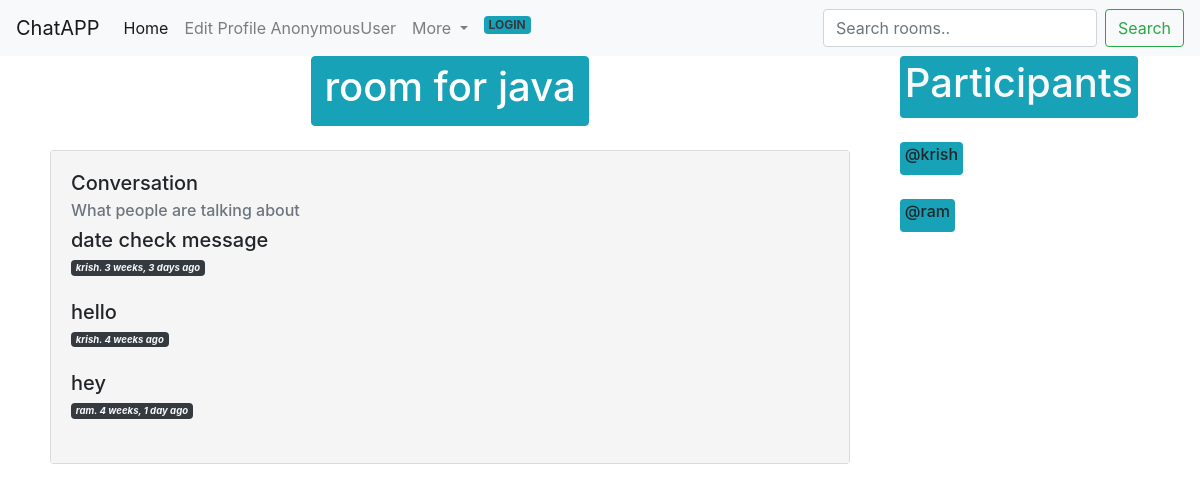
Page /room/2/ on the committed database.
### base/models.py (models this page shows, shortened)
class Room(models.Model):
    topic = models.ForeignKey(Topic , on_delete=models.SET_NULL , null=True) #topic can have many rooms but 1 room can only contain 1 topic
    name = models.CharField(max_length=250)
    description = models.TextField(null=True , blank=True)
    updated =models.DateTimeField(auto_now=True)
    created = models.DateTimeField(auto_now_add=True)
    host = models.ForeignKey(User,on_delete=models.SET_NULL , null=True )
    participants = models.ManyToManyField(User,related_name='participants' , blank=True)
    class Meta:
        ordering = ['-updated' , '-created']

class Message(models.Model):
    user =models.ForeignKey(User , on_delete=models.CASCADE) #user can create many ,essage but message is created by 1 user
    room = models.ForeignKey(Room , on_delete=models.CASCADE) #room can have many message but message can be inside 1 room
    body =models.TextField(null = True)
    updated =models.DateTimeField(auto_now=True)
    created = models.DateTimeField(auto_now_add=True)
    class Meta:
        ordering = ['-updated' , '-created']

### base/views.py (the view, shortened to what this page needs)
# urls.py: path('room/<str:pk>/', views.room, name='room'),
def room(request,pk):
    room = Room.objects.get(id=pk)
    message = room.message_set.all()  #gets every message related to the room
    participants = room.participants.all()
    context = {'rooms':room , 'messages':message , 'participants':participants}
    return render(request , 'base/room.html' , context )

### base/templates/base/room.html (shortened to what this page needs)
{% include 'base/nav.html' %}
{% block content %}
<div class="roomcontainer">
  <div>
    <div class="d-flex justify-content-center">
      <button class="btn btn-info" type="button" data-bs-toggle="collapse" data-bs-target="#collapseExample" aria-expanded="false" aria-controls="collapseExample">
        <h1>{{rooms.name}}</h1>
      </button>
    </div>
        <br>
    <div class="card mx-auto bg-light" style="width: 50rem;">
      <div class="card-body">
        <h5 class="card-title"> Conversation </h5>
        <h6 class="card-subtitle mb-2 text-muted">What people are talking about </h6>
        {% for message in messages %}
          <div>
            <h5> {{message.body }} </h5>
            <span class="badge rounded-pill bg-dark text-light"><small><b><i>  {{message.user}}. {{message.created|timesince}} ago </b> </i></small></span>
            <br>
            <br>
          </div>
        {% endfor %}
      </div>
    </div>
  </div>
  <div >
    <span class="badge rounded-pill bg-info text-light"> <h1> Participants </h1></span>
    <br>
    <br>
    {% for participants in participants %}
      <span class="badge rounded-pill bg-info"> <h6>@{{participants.username}} </h6> </span>
    <br>
    <br>
    {% endfor %}
  </div>
</div>
{%  endblock %}

### base/templates/base/room.html (style rules this page uses)
.roomcontainer { display: grid; grid-template-columns: 3fr 1fr; }
.card-body { background-color: whitesmoke; }

### rows in the picture
Room: name "room for java"
Message: body "date check message", user "krish", created "3 weeks, 3 days"
Message: body "hello", user "krish", created "4 weeks"
Message: body "hey", user "ram", created "4 weeks, 1 day"

### other values in the picture
{{ request.user }} "AnonymousUser"
{{ participants.username }} "krish"
{{ participants.username }} "ram"
